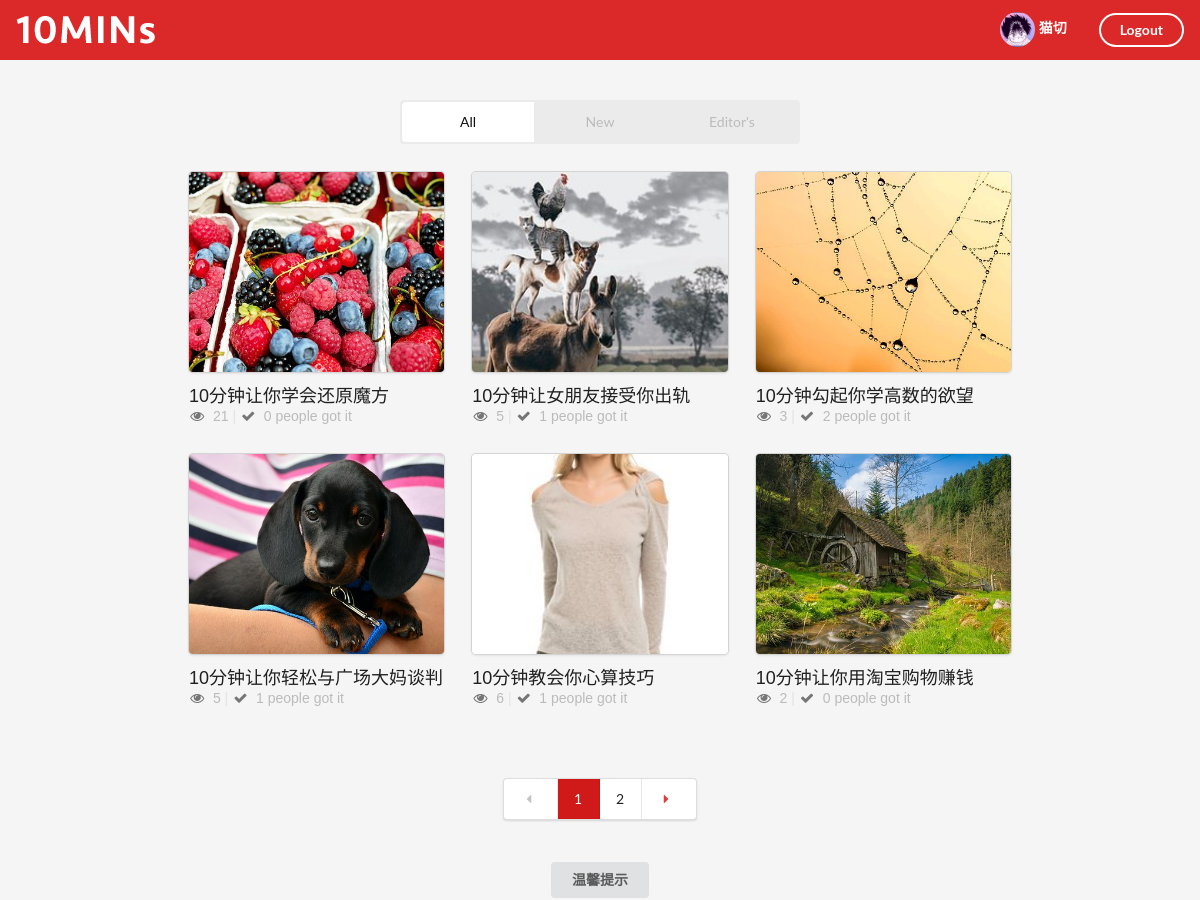
Page /index/?cat=all (signed in) on the committed database.
### firstapp/models.py (models this page shows, shortened)
class UserProfile(models.Model):
    user = models.OneToOneField(to=User, related_name='profile')
    realname = models.CharField(default=None, blank=True, null=True, max_length=50)
    SEX_CHOICES = {
        ("female", "Female"),
        ("male", "Male"),
        ("xale", "Xale")
    }
    sex = models.CharField(choices=SEX_CHOICES, default="Xmale", max_length=20)
    avatar = models.FileField(default=None, blank=True, null=True, upload_to='upload')

class Article(models.Model):
    title = models.CharField(max_length=500)
    img = models.CharField(null=True, blank=True, max_length=250)
    content = models.TextField(null=True, blank=True)
    views = models.IntegerField(default=0)
    likes = models.IntegerField(default=0)
    createtime = models.DateField()
    collected_by = models.ManyToManyField(blank=True, to=UserProfile, related_name='under_collection')
    CAT_CHOICES = {
        ("all", "All"),
        ("new", "New"),
        ("editor", "Editor's")
    }
    category = models.CharField(choices=CAT_CHOICES, default="all", max_length=20)

### firstapp/views.py (the view)
# urls.py: url(r'^index/', index, name="index"),
def index(request):
    cat = request.GET.get('cat')
    if cat == 'all':
        article_list = Article.objects.filter(category='all')
    elif cat == 'new':
        article_list = Article.objects.filter(category='new')
    elif cat == 'editor':
        article_list = Article.objects.filter(category='editor')
    page_robot = Paginator(article_list, 6)
    page_num = request.GET.get('page')
    try:
        article_list = page_robot.page(page_num)
    except EmptyPage:
        article_list = page_robot.page(page_robot.num_pages)
    except PageNotAnInteger:
        article_list = page_robot.page(1)
    context = {}
    context["article_list"] = article_list
    context["cat"] = cat
    return render(request, 'index.html', context)

### firstapp/templates/index.html (shortened to what this page needs)
{% load staticfiles %}
<!DOCTYPE html>
<html>
<head>
    <link rel="stylesheet" href="{% static 'css/semantic.css' %}" media="screen" title="no title" charset="utf-8">
    <link rel="stylesheet" href="{% static  'css/list_custom.css' %}" media="screen" title="no title" charset="utf-8">
</head>
<body>
    <div class="ui inverted top fixed menu borderless red menu">
        <div class="header item">
            <div class="ui image">
                <a href="{% url 'index' %}?cat=all">
                    <img src="{% static 'images/tenlogo.png' %}" alt="">
                </a>
            </div>
        </div>
        <div class="right menu">
            {% if request.user.is_authenticated %}
                <div class="item">
                    <h5 class="ui inverted header">
                        <div class="ui mini circular image">
                            <a href="{% url 'myinfo' %}">
                                {% if request.user.profile.avatar %}
                                    <img src="/upload/{{ request.user.profile.avatar }}" alt="">
                                {% else %}
                                    <img src="{% static 'images/default.png' %}" alt="" />
                                {% endif %}
                            </a>
                        </div>
                        <span>
                            {% if request.user.profile.realname %}
                                {{ request.user.profile.realname }}
                            {% else %}
                                {{ request.user.username }}
                            {% endif %}
                        </span>
                    </h5>
                </div>
                <div class="item">
                    <a href="{% url 'logout' %}" class="ui inverted circular button">Logout</a>
                </div>
            {% else %}
                <div class="item">
                    <a href="{% url 'login' %}" class="ui inverted circular button">Signup/Login</a>
                </div>
            {% endif %}
        </div>
    </div>
    <div class="ui inverted segment container nav">
        <div class="ui  three borderless  item  menu">
            {% ifequal cat 'all' %}
                <a class="active item" href="?cat=all"> All </a>
            {% else %}
                <a class="item" href="?cat=all"> All </a>
            {% endifequal %}
            {% ifequal cat 'new' %}
                <a class="active item" href="?cat=new"> New </a>
            {% else %}
                <a class="item" href="?cat=new"> New </a>
            {% endifequal %}
            {% ifequal cat 'editor' %}
                <a class="active item" href="?cat=editor"> Editor's </a>
            {% else %}
                <a class="item" href="?cat=editor"> Editor's </a>
            {% endifequal %}
        </div>
    </div>
    <div class="ui basic segment container content">
        <div class="ui three column grid">
            {% if article_list%}
                {% for article in article_list %}
                <div class="column">
                    <a class="ui fluid card" href="{% url 'detail' article.id %}">
                        <div class="image">
                            <img src="{{ article.img }}" alt="" style="height:200px;object-fit: cover;">
                        </div>
                    </a>
                    <div class="title header" href="#">{{ article.title }}</div>
                    <i class="icon grey unhide"></i>
                    <span style="color:#bbbbbb">{{ article.views }}</span>
                    <span class="" style="color:rgb(226, 226, 226)">|</span>
                    <i class="icon grey checkmark"></i>
                    <span style="color:#bbbbbb"> {{ article.likes }} people got it</span>
                </div>
                {% endfor %}
            {% else %}
                <h3 style="color: #a5a5a5;position: absolute;top: 50%;left: 50%;transform: translateX(-50%) translateY(-25%);">你还没有分享过任何10分钟技能...</h3>
            {% endif %}
        </div>
    </div>
    <div class="ui center aligned very padded vertical segment container" style="border-bottom: 0;">
        <div class="ui pagination menu">
            {% if article_list.has_previous %}
                <a href="?cat={{ cat }}&page={{ article_list.previous_page_number }}" class="item">
                    <i class="icon red left caret"></i>
                </a>
            {% else %}
                <a href="?cat={{ cat }}&page={{ article_list.start_index }}" class="disabled item">
                    <i class="icon  left caret"></i>
                </a>
            {% endif %}
            {% for page_number in article_list.paginator.page_range %}
                {% ifequal page_number  article_list.number %}
                    <a href="?cat={{ cat }}&cat={{ cat }}&page={{ page_number }}" class="active item" style="background-color: #d01919; color:white">
                        {{ page_number }}
                    </a>
                {% else %}
                    <a href="?cat={{ cat }}&page={{ page_number }}" class=" item">
                        {{ page_number }}
                    </a>
                {% endifequal %}
            {% endfor %}
            {% if  article_list.has_next %}
                <a href="?cat={{ cat }}&page={{ article_list.next_page_number }}" class="item">
                    <i class="icon red right caret"></i>
                </a>
            {% else %}
                <a href="?cat={{ cat }}&page={{ article_list.paginator.num_pages }}" class="disabled item">
                    <i class="icon  right caret"></i>
                </a>
            {% endif %}
        </div>
    </div>
    <div class="ui container" style="border-top: 0;">
        <button onclick="myFunction()" class="ui button" style="position:relative ;left: 50%;transform: translate(-50%,0);">温馨提示</button>
    </div>
</body>
</html>

### firstapp/static/css/list_custom.css (style rules this page uses)
body { background-color: rgb(245, 245, 245); font-family: 'Raleway', sans-serif; }
.title.header { font-family: 'Raleway', sans-serif!important; font-size:18px!important; }
.ui.inverted.segment.container.nav { width: 400px; background-color: rgb(235, 235, 235); padding: 2px 2px 2px 2px; margin-top: 100px; }
.ui.three.borderless.item.menu { border: none; box-shadow:none }
.ui.inverted.segment.container.nav .item { background-color: rgb(235, 235, 235); color: rgb(187, 187, 187); }
.ui.inverted.segment.container.nav .active.item { background-color: rgb(255, 255, 255); color: rgb(15, 15, 15); }
.ui.basic.segment.container.content { width: 850px; }

### rows in the picture
Article: shows a picture, title "10分钟让你学会还原魔方", views "21", likes "0"
Article: img (picture), title "10分钟让女朋友接受你出轨", views "5", likes "1"
Article: img (picture), title "10分钟勾起你学高数的欲望", views "3", likes "2"
Article: img (picture), title "10分钟让你轻松与广场大妈谈判", views "5", likes "1"
Article: img (picture), title "10分钟教会你心算技巧", views "6", likes "1"
Article: img (picture), title "10分钟让你用淘宝购物赚钱", views "2", likes "0"

### other values in the picture
{{ request.user.profile.realname }} "猫切"
{{ page_number }} "1"
{{ page_number }} "2"
